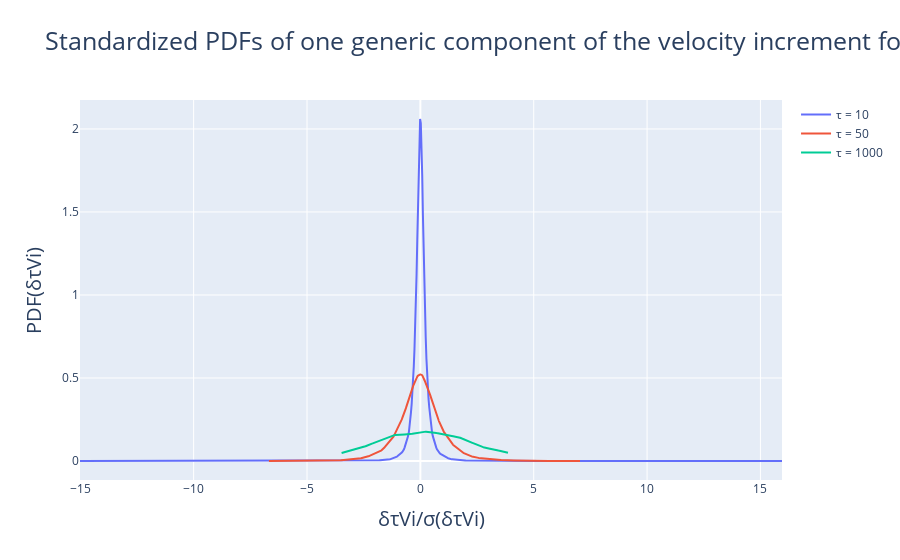

The notebook cell saved with this chart:
### Markdown cell above
## 1.2. Probability density function (PDF) of velocity increments

### Code cell
tau_values = [10,50,1000]
plot_pdf_increments(velocities_3d, tau_values)

### Figure 1 — Plotly figure (JSON) as saved in the notebook; plotly's stock layout.template omitted (floating-point values rounded to 4 significant figures; data arrays with more than 128 entries replaced by an {"elided": "..."} marker saying what was removed)
{"data": [{"mode": "lines", "name": "τ = 10", "type": "scatter", "x": {"elided": "1000 float values"}, "y": {"elided": "1000 float values"}}, {"mode": "lines", "name": "τ = 50", "type": "scatter", "x": {"elided": "1000 float values"}, "y": {"elided": "1000 float values"}}, {"mode": "lines", "name": "τ = 1000", "type": "scatter", "x": {"elided": "1000 float values"}, "y": {"elided": "1000 float values"}}], "layout": {"title": {"font": {"size": 25}, "text": "Standardized PDFs of one generic component of the velocity increment for different τ"}, "xaxis": {"title": {"font": {"size": 20}, "text": "δτVi/σ(δτVi)"}}, "yaxis": {"title": {"font": {"size": 20}, "text": "PDF(δτVi)"}}}}
